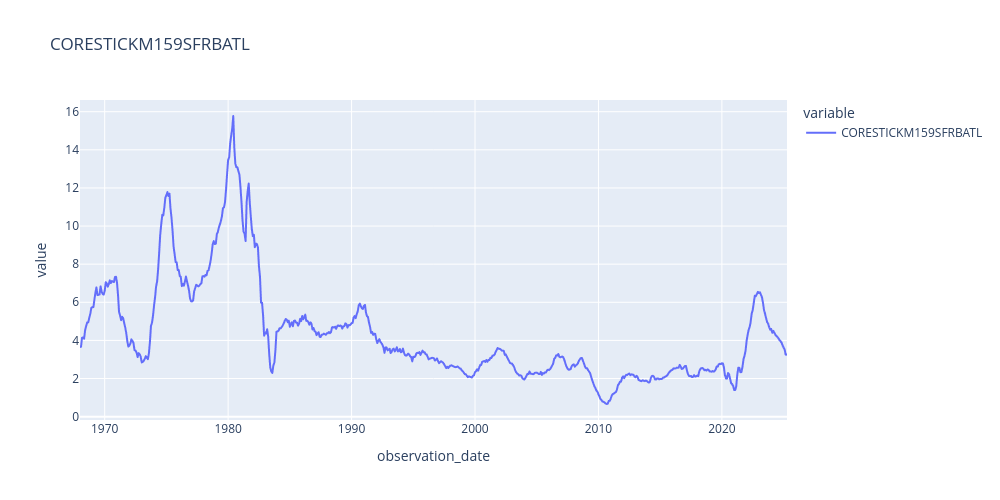

The notebook cell this image was saved under:
### Code cell
s.plot(title='CORESTICKM159SFRBATL', width=1000, height=500)

### Figure 1 — Plotly figure (JSON) as saved in the notebook; plotly's stock layout.template omitted (floating-point values rounded to 4 significant figures; data arrays with more than 128 entries replaced by an {"elided": "..."} marker saying what was removed)
{"data": [{"hovertemplate": "variable=CORESTICKM159SFRBATL<br>observation_date=%{x}<br>value=%{y}<extra></extra>", "legendgroup": "CORESTICKM159SFRBATL", "line": {"color": "#636efa", "dash": "solid"}, "marker": {"symbol": "circle"}, "mode": "lines", "name": "CORESTICKM159SFRBATL", "showlegend": true, "type": "scattergl", "x": {"elided": "1949 str values"}, "xaxis": "x", "y": {"elided": "1949 float values"}, "yaxis": "y"}], "layout": {"height": 500, "legend": {"title": {"text": "variable"}, "tracegroupgap": 0}, "title": {"text": "CORESTICKM159SFRBATL"}, "width": 1000, "xaxis": {"anchor": "y", "domain": [0, 1], "title": {"text": "observation_date"}}, "yaxis": {"anchor": "x", "domain": [0, 1], "title": {"text": "value"}}}}
